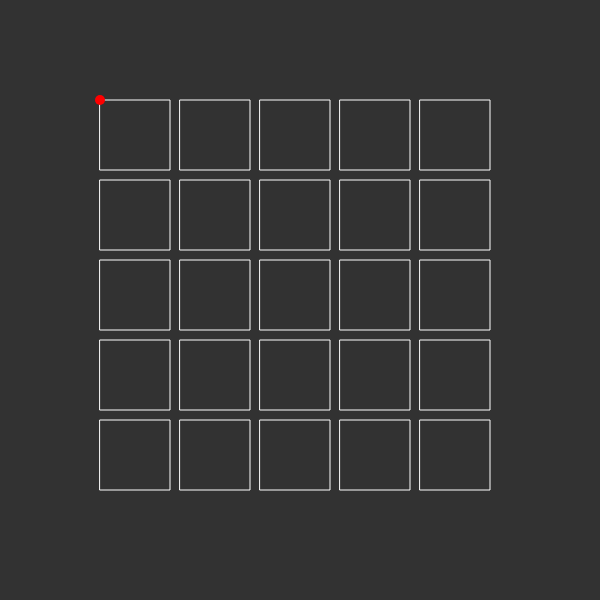
Frame 1 (no input)
Frame 60 (no input): identical to frame 1, image omitted
Frame 120 (the mouse pressed at the canvas centre since frame 60): identical to frame 1, image omitted

The p5.js sketch that drew this single still picture (run headless with seeded random() and noise() and a simulated clock; from frame 60 on, the mouse is pressed at the canvas centre):

// p5.js sketch
// ── sketch.js
function setup() {
  createCanvas(600, 600);
  background(50);
  noFill();
  stroke(255);


  var howManyTimes = 5;
  var rectSize = 70;
  var gap = 10;

  for (var y = 0; y < howManyTimes; y++) {
    for (var x = 0; x < howManyTimes; x++) {
      rect(100 + (rectSize + gap) * x, 100 + (rectSize + gap) * y,
        rectSize, rectSize);
    }
  }

  // red dot - this will continue to the next sketch.
  noStroke();
  fill(255, 0, 0);
  ellipse(100, 100, 10, 10);
}

function draw() {

}
